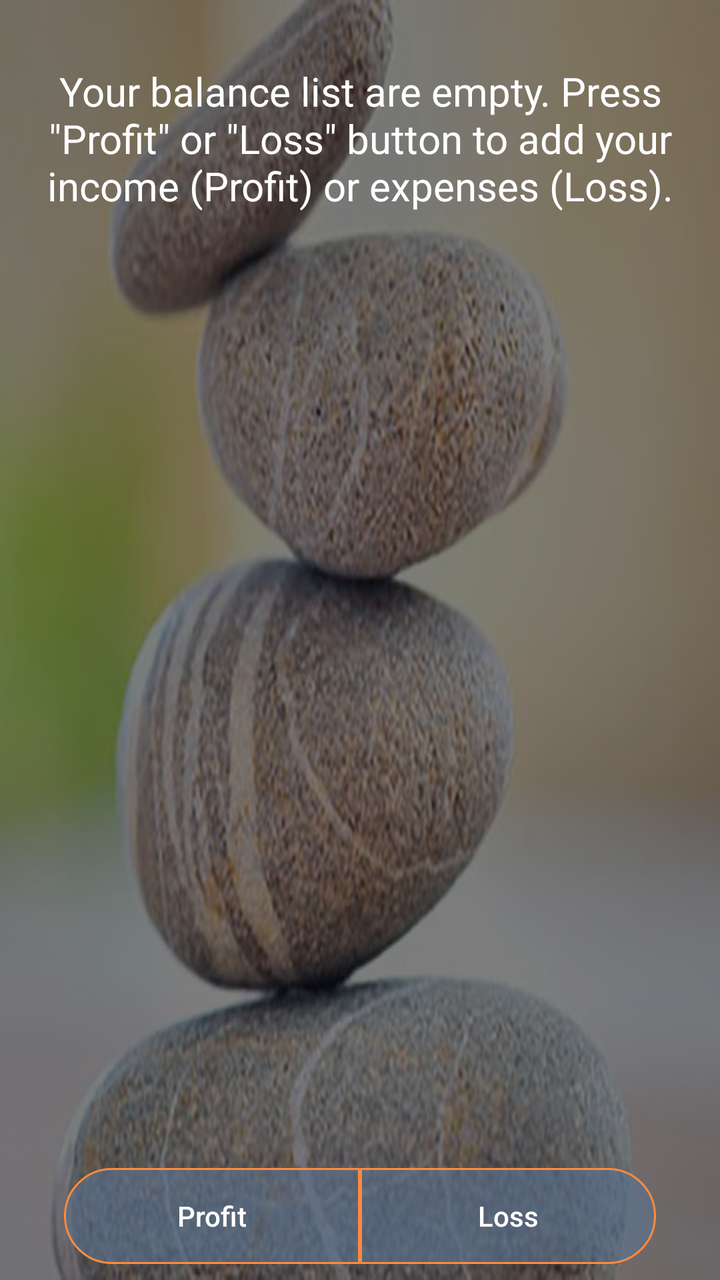
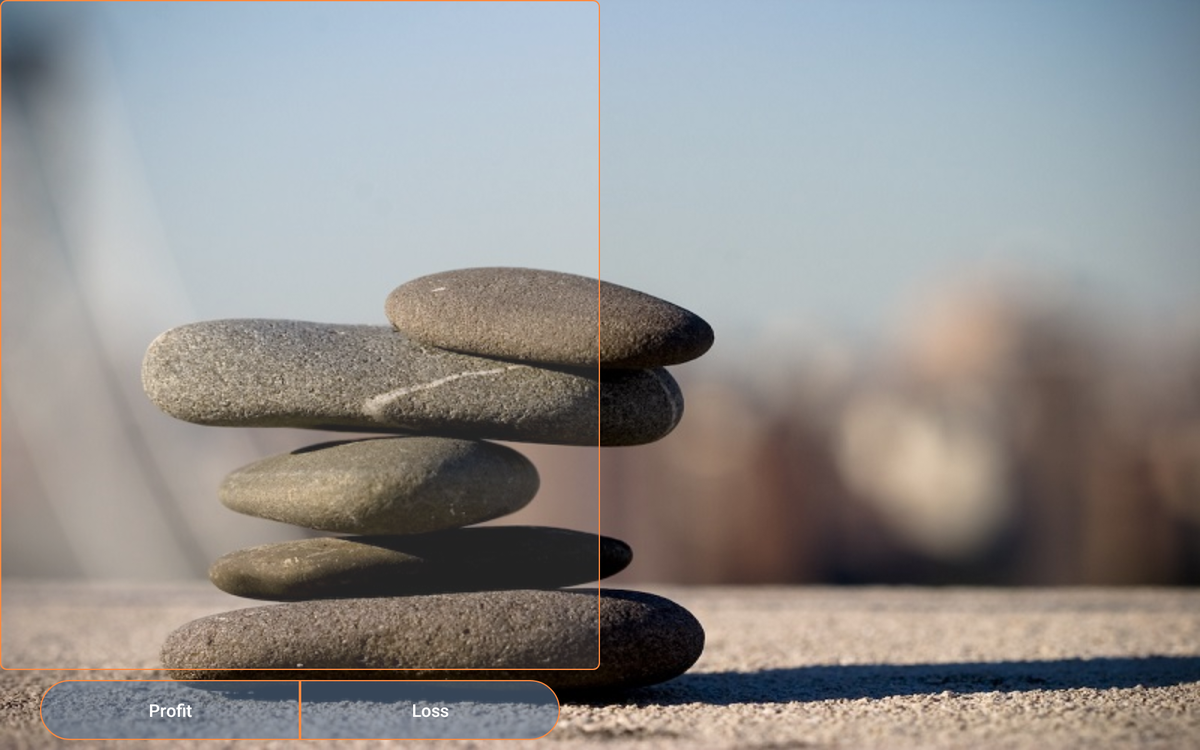

The same Android screen from two of the app's own layout files: first res/layout/ as a phone draws it, then the repository's variant for another configuration, drawn on a device whose configuration selects that folder. Both files follow.
<!-- AndroidManifest.xml: application theme AppTheme -->
<!-- res/layout/start_activity.xml -->
<?xml version="1.0" encoding="utf-8"?>
<RelativeLayout xmlns:android="http://schemas.android.com/apk/res/android"
    xmlns:tools="http://schemas.android.com/tools"
    android:id="@+id/start_activity_container"
    android:layout_width="match_parent"
    android:layout_height="match_parent"
    android:background="@drawable/stones"
    tools:context="com.example.alex.balance.StartActivity">

    <TextView
        android:id="@+id/welcome_text"
        android:textSize="20sp"
        android:layout_width="match_parent"
        android:layout_height="wrap_content"
        android:layout_marginTop="32dp"
        android:gravity="center"
        android:text="@string/welcome"
        android:textColor="@color/white" />

    <LinearLayout
        android:id="@+id/button_container"
        android:layout_width="match_parent"
        android:layout_height="48dp"
        android:layout_alignParentBottom="true"
        android:layout_marginBottom="8dp"
        android:layout_marginLeft="32dp"
        android:layout_marginRight="32dp"
        android:layout_marginTop="8dp"
        android:orientation="horizontal">

        <Button
            android:id="@+id/button_profit"
            android:layout_width="0dp"
            android:layout_height="match_parent"
            android:layout_weight="1"
            android:background="@drawable/left_round"
            android:text="@string/profit"
            android:textAllCaps="false"
            android:textColor="@color/white" />

        <Button
            android:id="@+id/button_loss"
            android:layout_width="0dp"
            android:layout_height="match_parent"
            android:layout_weight="1"
            android:background="@drawable/right_round"
            android:text="@string/loss"
            android:textAllCaps="false"
            android:textColor="@color/white" />

    </LinearLayout>

    <android.support.v7.widget.RecyclerView
        android:id="@+id/recycler_view_list"
        android:layout_width="match_parent"
        android:layout_height="match_parent"
        android:layout_above="@+id/button_container"
        android:layout_centerHorizontal="true"
        tools:listitem="@layout/recycler_item_main" />

</RelativeLayout>
<!-- res/layout/recycler_item_main.xml (included above) -->
<?xml version="1.0" encoding="utf-8"?>
<LinearLayout xmlns:android="http://schemas.android.com/apk/res/android"
    android:layout_width="match_parent"
    android:layout_height="wrap_content"
    android:orientation="vertical"
    android:padding="8dp">

    <LinearLayout
        android:id="@+id/ll_sum_text_container"
        android:layout_width="match_parent"
        android:layout_height="wrap_content"
        android:layout_marginBottom="4dp"
        android:layout_marginTop="4dp"
        android:background="@drawable/stroke_light_round_corners"
        android:minHeight="48dp"
        android:orientation="vertical"
        android:padding="8dp">

        <LinearLayout
            android:layout_width="match_parent"
            android:layout_height="wrap_content"
            android:orientation="horizontal">

            <TextView
                android:id="@+id/tv_total_sum"
                android:layout_width="0dp"
                android:layout_height="wrap_content"
                android:layout_marginBottom="4dp"
                android:layout_weight="1"
                android:text="-443.34"
                android:textColor="@color/with_transparent"
                android:textSize="18sp" />

            <TextView
                android:id="@+id/tv_profit_loss"
                android:layout_width="wrap_content"
                android:layout_height="wrap_content"
                android:layout_gravity="center"
                android:text="@string/profit"
                android:textColor="@color/with_transparent"
                android:textSize="16sp"
                android:visibility="gone" />

            <TextView
                android:id="@+id/tv_year"
                android:layout_width="wrap_content"
                android:layout_height="wrap_content"
                android:layout_gravity="right|center"
                android:text="9 January 2017"
                android:textColor="@color/with_transparent"
                android:textSize="16sp" />

        </LinearLayout>

        <TextView
            android:id="@+id/tv_comments"
            android:layout_width="match_parent"
            android:layout_height="wrap_content"
            android:text="Shopping in SkyMall"
            android:textColor="@color/with_transparent"
            android:textSize="14sp" />

        <LinearLayout
            android:layout_width="match_parent"
            android:layout_height="wrap_content"
            android:orientation="horizontal">

            <TextView
                android:id="@+id/tv_category_text"
                android:layout_width="wrap_content"
                android:layout_height="match_parent"
                android:text="@string/category"
                android:textColor="@color/with_transparent" />

            <TextView
                android:id="@+id/tv_category_list"
                android:layout_width="0dp"
                android:layout_height="match_parent"
                android:layout_weight="1"
                android:textColor="@color/with_transparent" />

        </LinearLayout>
    </LinearLayout>

</LinearLayout>
<!-- resources referenced by this layout -->
<resources>
  <color name="white">#FFFFFF</color>
  <color name="with_transparent">#DDFFFFFF</color>
  <!-- drawable left_round (drawable) -->
  <?xml version="1.0" encoding="utf-8"?>
  <shape xmlns:android="http://schemas.android.com/apk/res/android">
      <stroke
          android:width="1dp"
          android:color="@color/colorPrimary" />
      <solid android:color="#995A7392" />
      <corners
          android:bottomLeftRadius="100dp"
          android:topLeftRadius="100dp" />
  </shape>
  <!-- drawable right_round (drawable) -->
  <?xml version="1.0" encoding="utf-8"?>
  <shape xmlns:android="http://schemas.android.com/apk/res/android">
      <stroke
          android:width="1dp"
          android:color="@color/colorPrimary" />
      <solid android:color="#995A7392" />
      <corners
          android:bottomRightRadius="100dp"
          android:topRightRadius="100dp" />
  </shape>
  <!-- drawable stones: png bitmap (drawable, 299757 bytes) -->
  <!-- drawable stroke_light_round_corners (drawable) -->
  <?xml version="1.0" encoding="utf-8"?>
  <shape xmlns:android="http://schemas.android.com/apk/res/android">
      <stroke
          android:width="1dp"
          android:color="@color/colorPrimary" />
      <solid android:color="#22FFFFFF" />
      <corners
          android:bottomLeftRadius="5dp"
          android:bottomRightRadius="5dp"
          android:topLeftRadius="5dp"
          android:topRightRadius="5dp" />
  </shape>
  <string name="category">Category:</string>
  <string name="loss">Loss</string>
  <string name="profit">Profit</string>
  <string name="welcome">Your balance list are empty. Press \"Profit\" or \"Loss\" button to add your income (Profit) or expenses (Loss).</string>
  <style name="AppTheme" parent="Theme.AppCompat.Light.DarkActionBar">
          
          <item name="colorPrimary">@color/colorPrimary</item>
          <item name="colorPrimaryDark">@color/colorPrimaryDark</item>
          <item name="colorAccent">@color/colorAccent</item>
      </style>
  <color name="colorPrimary">#FF8A40</color>
  <color name="colorPrimaryDark">#FF8E00</color>
  <color name="colorAccent">#5A7392</color>
</resources>
<!-- res/layout-large-land/start_activity.xml (the repository's variant of the layout above) -->
<!-- drawn on a 7-inch tablet turned sideways -->
<?xml version="1.0" encoding="utf-8"?>
<LinearLayout xmlns:android="http://schemas.android.com/apk/res/android"
    xmlns:tools="http://schemas.android.com/tools"
    android:layout_width="match_parent"
    android:layout_height="match_parent"
    android:background="@drawable/stones4"
    android:orientation="horizontal"
    tools:context="com.example.alex.balance.views.StartActivity">

    <RelativeLayout
        android:layout_width="0dp"
        android:layout_height="match_parent"
        android:layout_weight="1">

        <TextView
            android:id="@+id/welcome_text"
            android:layout_width="match_parent"
            android:layout_height="wrap_content"
            android:layout_marginTop="32dp"
            android:gravity="center"
            android:text="@string/welcome"
            android:textColor="@color/white"
            android:textSize="20sp"
            android:visibility="gone" />

        <LinearLayout
            android:id="@+id/button_container"
            android:layout_width="match_parent"
            android:layout_height="48dp"
            android:layout_alignParentBottom="true"
            android:layout_marginBottom="8dp"
            android:layout_marginLeft="32dp"
            android:layout_marginRight="32dp"
            android:layout_marginTop="8dp"
            android:orientation="horizontal">

            <Button
                android:id="@+id/button_profit"
                android:layout_width="0dp"
                android:layout_height="match_parent"
                android:layout_weight="1"
                android:background="@drawable/left_round"
                android:text="@string/profit"
                android:textAllCaps="false"
                android:textColor="@color/white" />

            <Button
                android:id="@+id/button_loss"
                android:layout_width="0dp"
                android:layout_height="match_parent"
                android:layout_weight="1"
                android:background="@drawable/right_round"
                android:text="@string/loss"
                android:textAllCaps="false"
                android:textColor="@color/white" />

        </LinearLayout>

        <android.support.v7.widget.RecyclerView
            android:id="@+id/recycler_view_list"
            android:layout_width="match_parent"
            android:layout_height="match_parent"
            android:layout_above="@+id/button_container"
            android:layout_centerHorizontal="true"
            android:background="@drawable/stroke_light_round_corners"
            android:padding="1dp"
            tools:listitem="@layout/recycler_item_main" />

    </RelativeLayout>

    <RelativeLayout
        android:id="@+id/start_activity_container"
        android:layout_width="0dp"
        android:layout_height="match_parent"
        android:layout_weight="1">

    </RelativeLayout>

</LinearLayout>
<!-- resources referenced by the variant -->
<!-- as a 7-inch tablet turned sideways resolves them -->
<resources>
  <color name="white">#FFFFFF</color>
  <color name="with_transparent">#DDFFFFFF</color>
  <!-- drawable left_round (drawable) -->
  <?xml version="1.0" encoding="utf-8"?>
  <shape xmlns:android="http://schemas.android.com/apk/res/android">
      <stroke
          android:width="1dp"
          android:color="@color/colorPrimary" />
      <solid android:color="#995A7392" />
      <corners
          android:bottomLeftRadius="100dp"
          android:topLeftRadius="100dp" />
  </shape>
  <!-- drawable right_round (drawable) -->
  <?xml version="1.0" encoding="utf-8"?>
  <shape xmlns:android="http://schemas.android.com/apk/res/android">
      <stroke
          android:width="1dp"
          android:color="@color/colorPrimary" />
      <solid android:color="#995A7392" />
      <corners
          android:bottomRightRadius="100dp"
          android:topRightRadius="100dp" />
  </shape>
  <!-- drawable stones4: png bitmap (drawable, 454094 bytes) -->
  <!-- drawable stroke_light_round_corners (drawable) -->
  <?xml version="1.0" encoding="utf-8"?>
  <shape xmlns:android="http://schemas.android.com/apk/res/android">
      <stroke
          android:width="1dp"
          android:color="@color/colorPrimary" />
      <solid android:color="#22FFFFFF" />
      <corners
          android:bottomLeftRadius="5dp"
          android:bottomRightRadius="5dp"
          android:topLeftRadius="5dp"
          android:topRightRadius="5dp" />
  </shape>
  <string name="category">Category:</string>
  <string name="loss">Loss</string>
  <string name="profit">Profit</string>
  <string name="welcome">Your balance list are empty. Press \"Profit\" or \"Loss\" button to add your income (Profit) or expenses (Loss).</string>
  <style name="AppTheme" parent="Theme.AppCompat.Light.DarkActionBar">
          
          <item name="colorPrimary">@color/colorPrimary</item>
          <item name="colorPrimaryDark">@color/colorPrimaryDark</item>
          <item name="colorAccent">@color/colorAccent</item>
      </style>
  <color name="colorPrimary">#FF8A40</color>
  <color name="colorPrimaryDark">#FF8E00</color>
  <color name="colorAccent">#5A7392</color>
</resources>
